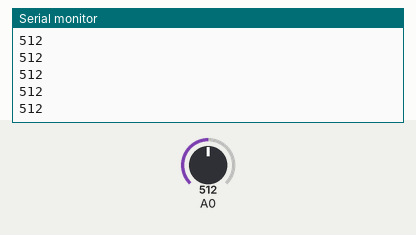
Bench run of a sketch on a simulated Arduino Uno, built with avr-gcc and run on an emulated ATmega328P. Parts: the last lines printed to the serial monitor. The test bench sets the inputs (shaded band); at power-on: A0 = 512.

Above: at 1.2 s.
1.3 s: A0 set to 716
At 2.0 s:
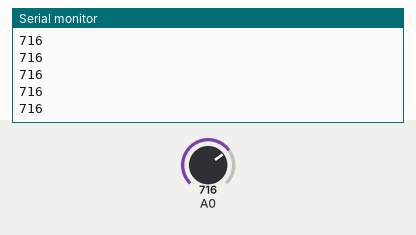
2.8 s: A0 set to 900
At 3.8 s:
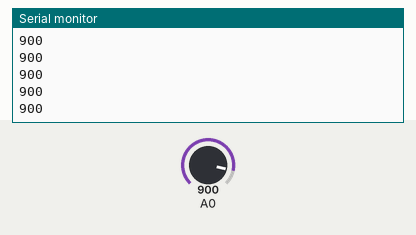
Timing chart, 0 to 5.8 s (numbered marks = the images above; inputs shaded):
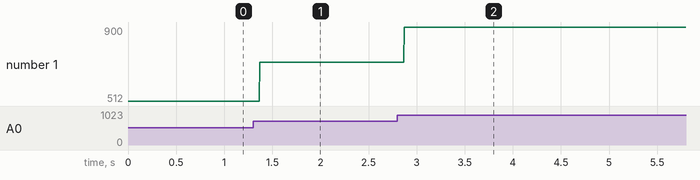

The sketch:

AnalogReadSpeed.ino
```cpp
void setup() {
  // put your setup code here, to run once:
  pinMode(A0,INPUT);
   Serial.begin(9600);
}

void loop() {
  // put your main code here, to run repeatedly:

  int value;
  value=analogRead(A0);
  Serial.println(value);
  delay(1);
}
```

Measured:
- after the input at 1.3 s, the serial monitor: prints a new line after 0.07 s (image 1)
- after the input at 2.8 s, the serial monitor: prints a new line after 0.07 s (image 2)
- plotted number 1: 512 → 716 after the input at 1.3 s, 716 → 900 after the input at 2.8 s
